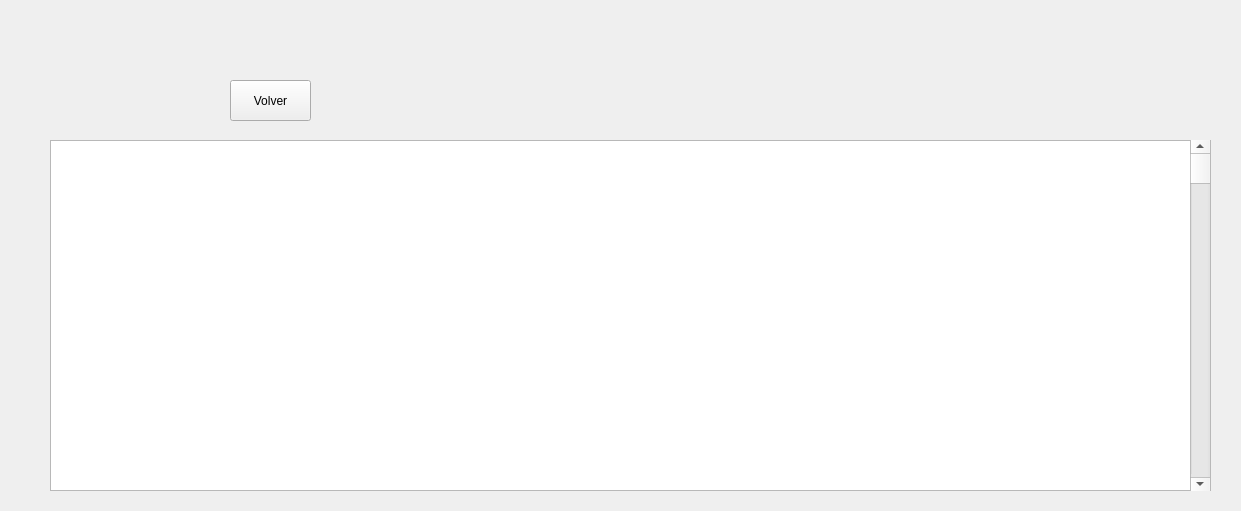
<?xml version="1.0" encoding="UTF-8"?>
<ui version="4.0">
 <class>Form</class>
 <widget class="QWidget" name="Form">
  <property name="geometry">
   <rect>
    <x>0</x>
    <y>0</y>
    <width>1241</width>
    <height>511</height>
   </rect>
  </property>
  <property name="windowTitle">
   <string>Form</string>
  </property>
  <widget class="QLabel" name="label">
   <property name="geometry">
    <rect>
     <x>0</x>
     <y>0</y>
     <width>1241</width>
     <height>511</height>
    </rect>
   </property>
   <property name="text">
    <string/>
   </property>
   <property name="pixmap">
    <pixmap>images/Consultar_screen.jpg</pixmap>
   </property>
  </widget>
  <widget class="QPushButton" name="btnVolver">
   <property name="geometry">
    <rect>
     <x>230</x>
     <y>80</y>
     <width>81</width>
     <height>41</height>
    </rect>
   </property>
   <property name="styleSheet">
    <string notr="true">font: 10pt &quot;MS Shell Dlg 2&quot;;</string>
   </property>
   <property name="text">
    <string>Volver</string>
   </property>
  </widget>
  <widget class="QTextEdit" name="textEdit">
   <property name="geometry">
    <rect>
     <x>50</x>
     <y>140</y>
     <width>1161</width>
     <height>351</height>
    </rect>
   </property>
  </widget>
  <widget class="QScrollBar" name="verticalScrollBar">
   <property name="geometry">
    <rect>
     <x>1190</x>
     <y>140</y>
     <width>20</width>
     <height>351</height>
    </rect>
   </property>
   <property name="tracking">
    <bool>true</bool>
   </property>
   <property name="orientation">
    <enum>Qt::Vertical</enum>
   </property>
  </widget>
  <zorder>label</zorder>
  <zorder>textEdit</zorder>
  <zorder>verticalScrollBar</zorder>
  <zorder>btnVolver</zorder>
 </widget>
 <resources>
  <include location="../../Downloads/da.qrc"/>
 </resources>
 <connections>
  <connection>
   <sender>verticalScrollBar</sender>
   <signal>valueChanged(int)</signal>
   <receiver>textEdit</receiver>
   <slot>selectAll()</slot>
   <hints>
    <hint type="sourcelabel">
     <x>1195</x>
     <y>173</y>
    </hint>
    <hint type="destinationlabel">
     <x>1085</x>
     <y>210</y>
    </hint>
   </hints>
  </connection>
 </connections>
</ui>
